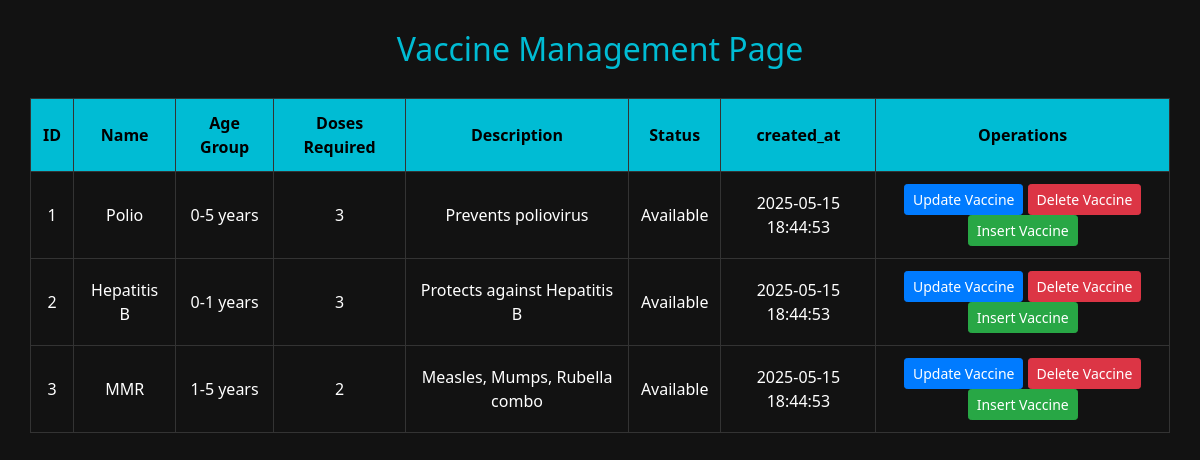
/Vaccination-System/vaccines_manage.php, run on the app's committed database.
### tables this page shows
CREATE TABLE `vaccines` (
  `id` int(11) NOT NULL,
  `name` varchar(100) NOT NULL,
  `age_group` varchar(50) NOT NULL,
  `doses_required` int(11) NOT NULL,
  `description` text DEFAULT NULL,
  `status` enum('Available','Unavailable') DEFAULT 'Available',
  `created_at` timestamp NOT NULL DEFAULT current_timestamp()
);

### Vaccination-System/vaccines_manage.php (the view, shortened to what this page needs)
<?php
include "db_connection.php";
$query = "SELECT * FROM vaccines";
$result = mysqli_query($conn, $query);
?>
<!DOCTYPE html>
<html>
<head>
  <link rel="stylesheet" href="https://cdn.jsdelivr.net/npm/bootstrap@4.3.1/dist/css/bootstrap.min.css">
</head>
<body>
  <h2>Vaccine Management Page</h2>
  <table>
    <tr>
      <th>ID</th>
      <th>Name</th>
      <th>Age Group</th>
      <th>Doses Required</th>
      <th>Description</th>
      <th>Status</th>
      <th>created_at</th>
      <th>Operations</th>
    </tr>
    <?php while ($row = mysqli_fetch_assoc($result)) {
      $id = $row['id'];
    ?>
      <tr>
        <td><?php echo $id; ?></td>
        <td><?php echo $row['name']; ?></td>
        <td><?php echo $row['age_group']; ?></td>
        <td><?php echo $row['doses_required']; ?></td>
        <td><?php echo $row['description']; ?></td>
        <td><?php echo $row['status']; ?></td>
        <td><?php echo $row['created_at']; ?></td>
        <td>
          <a href="update_vaccines.php?id=<?= $id ?>" class="btn btn-primary btn-sm">Update Vaccine</a>
          <a href="delete_vaccines.php?id=<?= $id ?>" class="btn btn-danger btn-sm" onclick="return confirm('Are you sure you want to delete this vaccine?')">Delete Vaccine</a>
          <a href="insert_vaccines.php" class="btn btn-success btn-sm">Insert Vaccine</a>
        </td>
      </tr>
    <?php } ?>
  </table>
</body>
</html>

### Vaccination-System/vaccines_manage.php (style rules this page uses)
body { background-color: #121212; color: #ffffff; font-family: 'Segoe UI', Tahoma, Geneva, Verdana, sans-serif; padding: 30px; }
h2 { text-align: center; color: #00bcd4; }
table { width: 100%; margin-top: 30px; }
th, td { padding: 12px; text-align: center; border: 1px solid #333; }
th { background-color: #00bcd4; color: #000; }

### data on the page
vaccines: id "1", name "Polio", age_group "0-5 years", doses_required "3", description "Prevents poliovirus", status "Available", created_at "2025-05-15 18:44:53"
vaccines: id "2", name "Hepatitis B", age_group "0-1 years", doses_required "3", description "Protects against Hepatitis B", status "Available", created_at "2025-05-15 18:44:53"
vaccines: id "3", name "MMR", age_group "1-5 years", doses_required "2", description "Measles, Mumps, Rubella combo", status "Available", created_at "2025-05-15 18:44:53"
